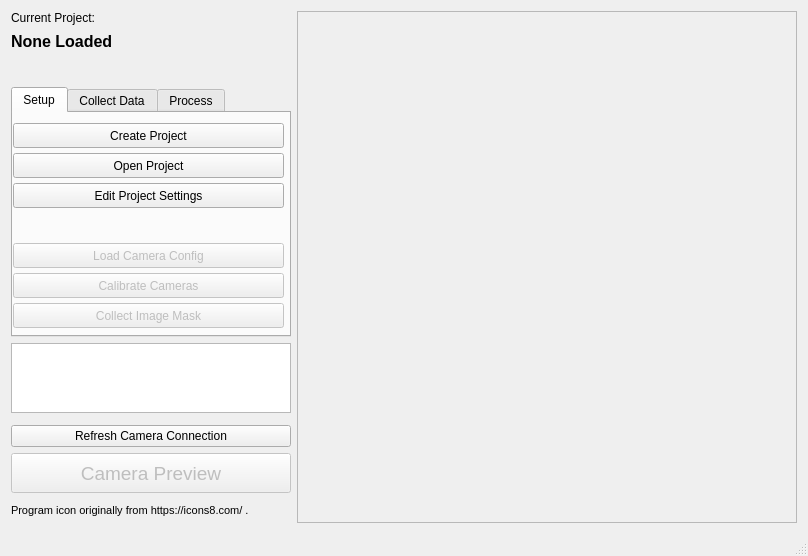
<?xml version="1.0" encoding="UTF-8"?>
<ui version="4.0">
 <class>MainWindow</class>
 <widget class="QMainWindow" name="MainWindow">
  <property name="geometry">
   <rect>
    <x>0</x>
    <y>0</y>
    <width>806</width>
    <height>556</height>
   </rect>
  </property>
  <property name="sizePolicy">
   <sizepolicy hsizetype="Maximum" vsizetype="Maximum">
    <horstretch>0</horstretch>
    <verstretch>0</verstretch>
   </sizepolicy>
  </property>
  <property name="windowTitle">
   <string>MainWindow</string>
  </property>
  <widget class="QWidget" name="centralWidget">
   <layout class="QGridLayout" name="gridLayout">
    <item row="12" column="0">
     <widget class="QPushButton" name="previewButton_2">
      <property name="enabled">
       <bool>false</bool>
      </property>
      <property name="sizePolicy">
       <sizepolicy hsizetype="Minimum" vsizetype="Fixed">
        <horstretch>0</horstretch>
        <verstretch>0</verstretch>
       </sizepolicy>
      </property>
      <property name="minimumSize">
       <size>
        <width>0</width>
        <height>40</height>
       </size>
      </property>
      <property name="font">
       <font>
        <pointsize>14</pointsize>
        <weight>50</weight>
        <bold>false</bold>
       </font>
      </property>
      <property name="text">
       <string>Camera Preview</string>
      </property>
     </widget>
    </item>
    <item row="13" column="0">
     <spacer name="verticalSpacer">
      <property name="orientation">
       <enum>Qt::Vertical</enum>
      </property>
      <property name="sizeHint" stdset="0">
       <size>
        <width>20</width>
        <height>300</height>
       </size>
      </property>
     </spacer>
    </item>
    <item row="0" column="1" rowspan="16" colspan="2">
     <widget class="CamPreviewArea" name="camFrame">
      <property name="sizePolicy">
       <sizepolicy hsizetype="Expanding" vsizetype="Expanding">
        <horstretch>0</horstretch>
        <verstretch>0</verstretch>
       </sizepolicy>
      </property>
      <property name="minimumSize">
       <size>
        <width>500</width>
        <height>380</height>
       </size>
      </property>
      <property name="frameShape">
       <enum>QFrame::StyledPanel</enum>
      </property>
      <property name="frameShadow">
       <enum>QFrame::Raised</enum>
      </property>
     </widget>
    </item>
    <item row="8" column="0">
     <widget class="QTreeView" name="treeView">
      <property name="sizePolicy">
       <sizepolicy hsizetype="Fixed" vsizetype="Preferred">
        <horstretch>0</horstretch>
        <verstretch>0</verstretch>
       </sizepolicy>
      </property>
      <property name="minimumSize">
       <size>
        <width>280</width>
        <height>0</height>
       </size>
      </property>
      <property name="maximumSize">
       <size>
        <width>280</width>
        <height>16777215</height>
       </size>
      </property>
     </widget>
    </item>
    <item row="1" column="0">
     <widget class="QLabel" name="projectName_label">
      <property name="minimumSize">
       <size>
        <width>280</width>
        <height>20</height>
       </size>
      </property>
      <property name="maximumSize">
       <size>
        <width>280</width>
        <height>16777215</height>
       </size>
      </property>
      <property name="font">
       <font>
        <pointsize>12</pointsize>
        <weight>75</weight>
        <bold>true</bold>
       </font>
      </property>
      <property name="text">
       <string>None Loaded</string>
      </property>
     </widget>
    </item>
    <item row="10" column="0">
     <widget class="QPushButton" name="refreshCamerasButton">
      <property name="text">
       <string>Refresh Camera Connection</string>
      </property>
     </widget>
    </item>
    <item row="0" column="0">
     <widget class="QLabel" name="label">
      <property name="text">
       <string>Current Project:</string>
      </property>
     </widget>
    </item>
    <item row="11" column="0">
     <spacer name="verticalSpacer_2">
      <property name="orientation">
       <enum>Qt::Vertical</enum>
      </property>
      <property name="sizeType">
       <enum>QSizePolicy::Preferred</enum>
      </property>
      <property name="sizeHint" stdset="0">
       <size>
        <width>20</width>
        <height>20</height>
       </size>
      </property>
     </spacer>
    </item>
    <item row="7" column="0">
     <widget class="QTabWidget" name="tabWidget">
      <property name="sizePolicy">
       <sizepolicy hsizetype="Expanding" vsizetype="Preferred">
        <horstretch>0</horstretch>
        <verstretch>40</verstretch>
       </sizepolicy>
      </property>
      <property name="minimumSize">
       <size>
        <width>280</width>
        <height>250</height>
       </size>
      </property>
      <property name="maximumSize">
       <size>
        <width>280</width>
        <height>250</height>
       </size>
      </property>
      <property name="baseSize">
       <size>
        <width>0</width>
        <height>40</height>
       </size>
      </property>
      <property name="tabPosition">
       <enum>QTabWidget::North</enum>
      </property>
      <property name="tabShape">
       <enum>QTabWidget::Rounded</enum>
      </property>
      <property name="currentIndex">
       <number>0</number>
      </property>
      <widget class="QWidget" name="tabSetup">
       <attribute name="title">
        <string>Setup</string>
       </attribute>
       <widget class="QPushButton" name="openProjectButton">
        <property name="geometry">
         <rect>
          <x>0</x>
          <y>40</y>
          <width>271</width>
          <height>25</height>
         </rect>
        </property>
        <property name="sizePolicy">
         <sizepolicy hsizetype="Expanding" vsizetype="Fixed">
          <horstretch>0</horstretch>
          <verstretch>0</verstretch>
         </sizepolicy>
        </property>
        <property name="layoutDirection">
         <enum>Qt::LeftToRight</enum>
        </property>
        <property name="text">
         <string>Open Project</string>
        </property>
       </widget>
       <widget class="QPushButton" name="editProjectSettingsButton">
        <property name="geometry">
         <rect>
          <x>0</x>
          <y>70</y>
          <width>271</width>
          <height>25</height>
         </rect>
        </property>
        <property name="sizePolicy">
         <sizepolicy hsizetype="Expanding" vsizetype="Fixed">
          <horstretch>0</horstretch>
          <verstretch>0</verstretch>
         </sizepolicy>
        </property>
        <property name="layoutDirection">
         <enum>Qt::LeftToRight</enum>
        </property>
        <property name="text">
         <string>Edit Project Settings</string>
        </property>
       </widget>
       <widget class="QPushButton" name="calibrateButton">
        <property name="enabled">
         <bool>false</bool>
        </property>
        <property name="geometry">
         <rect>
          <x>0</x>
          <y>160</y>
          <width>271</width>
          <height>25</height>
         </rect>
        </property>
        <property name="sizePolicy">
         <sizepolicy hsizetype="Expanding" vsizetype="Fixed">
          <horstretch>0</horstretch>
          <verstretch>0</verstretch>
         </sizepolicy>
        </property>
        <property name="layoutDirection">
         <enum>Qt::LeftToRight</enum>
        </property>
        <property name="text">
         <string>Calibrate Cameras</string>
        </property>
       </widget>
       <widget class="QPushButton" name="camConfigButton">
        <property name="enabled">
         <bool>false</bool>
        </property>
        <property name="geometry">
         <rect>
          <x>0</x>
          <y>130</y>
          <width>271</width>
          <height>25</height>
         </rect>
        </property>
        <property name="sizePolicy">
         <sizepolicy hsizetype="Expanding" vsizetype="Fixed">
          <horstretch>0</horstretch>
          <verstretch>0</verstretch>
         </sizepolicy>
        </property>
        <property name="toolTip">
         <string>&lt;html&gt;&lt;head/&gt;&lt;body&gt;&lt;p&gt;
This is for loading new GenAPI configurations to set up your
cameras.&lt;br /&gt; &lt;br /&gt; 
 For example, if you want to change the shutter speed,&lt;br /&gt; or the lighting configuration, from what is currently loaded. &lt;br /&gt;&lt;br /&gt; If the camera has just been attached to the system, it&lt;br /&gt; 
most likely has a default configuration.&lt;/p&gt;&lt;/body&gt;&lt;/html&gt;</string>
        </property>
        <property name="layoutDirection">
         <enum>Qt::LeftToRight</enum>
        </property>
        <property name="text">
         <string>Load Camera Config</string>
        </property>
       </widget>
       <widget class="QPushButton" name="createProjectButton">
        <property name="geometry">
         <rect>
          <x>0</x>
          <y>10</y>
          <width>271</width>
          <height>25</height>
         </rect>
        </property>
        <property name="sizePolicy">
         <sizepolicy hsizetype="Expanding" vsizetype="Fixed">
          <horstretch>0</horstretch>
          <verstretch>0</verstretch>
         </sizepolicy>
        </property>
        <property name="text">
         <string>Create Project</string>
        </property>
       </widget>
       <widget class="QPushButton" name="getMaskButton">
        <property name="enabled">
         <bool>false</bool>
        </property>
        <property name="geometry">
         <rect>
          <x>0</x>
          <y>190</y>
          <width>271</width>
          <height>25</height>
         </rect>
        </property>
        <property name="sizePolicy">
         <sizepolicy hsizetype="Expanding" vsizetype="Fixed">
          <horstretch>0</horstretch>
          <verstretch>0</verstretch>
         </sizepolicy>
        </property>
        <property name="toolTip">
         <string>&lt;html&gt;&lt;head/&gt;&lt;body&gt;&lt;p&gt;
This is for loading new GenAPI configurations to set up your
cameras.&lt;br /&gt; &lt;br /&gt; 
 For example, if you want to change the shutter speed,&lt;br /&gt; or the lighting configuration, from what is currently loaded. &lt;br /&gt;&lt;br /&gt; If the camera has just been attached to the system, it&lt;br /&gt; 
most likely has a default configuration.&lt;/p&gt;&lt;/body&gt;&lt;/html&gt;</string>
        </property>
        <property name="layoutDirection">
         <enum>Qt::LeftToRight</enum>
        </property>
        <property name="text">
         <string>Collect Image Mask</string>
        </property>
       </widget>
      </widget>
      <widget class="QWidget" name="tabRecording">
       <attribute name="title">
        <string>Collect Data</string>
       </attribute>
       <widget class="QPushButton" name="previewButton">
        <property name="enabled">
         <bool>false</bool>
        </property>
        <property name="geometry">
         <rect>
          <x>0</x>
          <y>50</y>
          <width>271</width>
          <height>25</height>
         </rect>
        </property>
        <property name="sizePolicy">
         <sizepolicy hsizetype="Minimum" vsizetype="Fixed">
          <horstretch>0</horstretch>
          <verstretch>0</verstretch>
         </sizepolicy>
        </property>
        <property name="font">
         <font>
          <pointsize>11</pointsize>
          <weight>50</weight>
          <bold>false</bold>
         </font>
        </property>
        <property name="text">
         <string>Preview</string>
        </property>
       </widget>
       <widget class="QPushButton" name="recordButton">
        <property name="enabled">
         <bool>false</bool>
        </property>
        <property name="geometry">
         <rect>
          <x>0</x>
          <y>90</y>
          <width>271</width>
          <height>25</height>
         </rect>
        </property>
        <property name="text">
         <string>Record</string>
        </property>
       </widget>
       <widget class="QPushButton" name="camConfigButton_2">
        <property name="enabled">
         <bool>false</bool>
        </property>
        <property name="geometry">
         <rect>
          <x>0</x>
          <y>10</y>
          <width>271</width>
          <height>25</height>
         </rect>
        </property>
        <property name="sizePolicy">
         <sizepolicy hsizetype="Expanding" vsizetype="Fixed">
          <horstretch>0</horstretch>
          <verstretch>0</verstretch>
         </sizepolicy>
        </property>
        <property name="toolTip">
         <string>&lt;html&gt;&lt;head/&gt;&lt;body&gt;&lt;p&gt;
This is for loading new GenAPI configurations to set up your
cameras.&lt;br /&gt; &lt;br /&gt; 
 For example, if you want to change the shutter speed,&lt;br /&gt; or the lighting configuration, from what is currently loaded. &lt;br /&gt;&lt;br /&gt; If the camera has just been attached to the system, it&lt;br /&gt; 
most likely has a default configuration.&lt;/p&gt;&lt;/body&gt;&lt;/html&gt;</string>
        </property>
        <property name="layoutDirection">
         <enum>Qt::LeftToRight</enum>
        </property>
        <property name="text">
         <string>Load Camera Config</string>
        </property>
       </widget>
      </widget>
      <widget class="QWidget" name="tabProcessing">
       <attribute name="title">
        <string>Process</string>
       </attribute>
       <widget class="QPushButton" name="trackingButton">
        <property name="enabled">
         <bool>false</bool>
        </property>
        <property name="geometry">
         <rect>
          <x>0</x>
          <y>10</y>
          <width>271</width>
          <height>25</height>
         </rect>
        </property>
        <property name="text">
         <string>Triangulate Points</string>
        </property>
       </widget>
       <widget class="QPushButton" name="visualisationButton">
        <property name="enabled">
         <bool>false</bool>
        </property>
        <property name="geometry">
         <rect>
          <x>0</x>
          <y>50</y>
          <width>271</width>
          <height>25</height>
         </rect>
        </property>
        <property name="text">
         <string>View Triangulated Points</string>
        </property>
       </widget>
       <widget class="QPushButton" name="pushButton_export">
        <property name="enabled">
         <bool>false</bool>
        </property>
        <property name="geometry">
         <rect>
          <x>0</x>
          <y>90</y>
          <width>271</width>
          <height>25</height>
         </rect>
        </property>
        <property name="text">
         <string>Export Triangulated Points</string>
        </property>
       </widget>
      </widget>
     </widget>
    </item>
    <item row="14" column="0">
     <widget class="QLabel" name="label_2">
      <property name="font">
       <font>
        <pointsize>8</pointsize>
       </font>
      </property>
      <property name="text">
       <string>Program icon originally from https://icons8.com/ .</string>
      </property>
     </widget>
    </item>
   </layout>
  </widget>
  <widget class="QStatusBar" name="statusBar"/>
 </widget>
 <layoutdefault spacing="6" margin="11"/>
 <customwidgets>
  <customwidget>
   <class>CamPreviewArea</class>
   <extends>QFrame</extends>
   <header>CamPreviewArea.h</header>
   <container>1</container>
  </customwidget>
 </customwidgets>
 <resources/>
 <connections/>
</ui>
